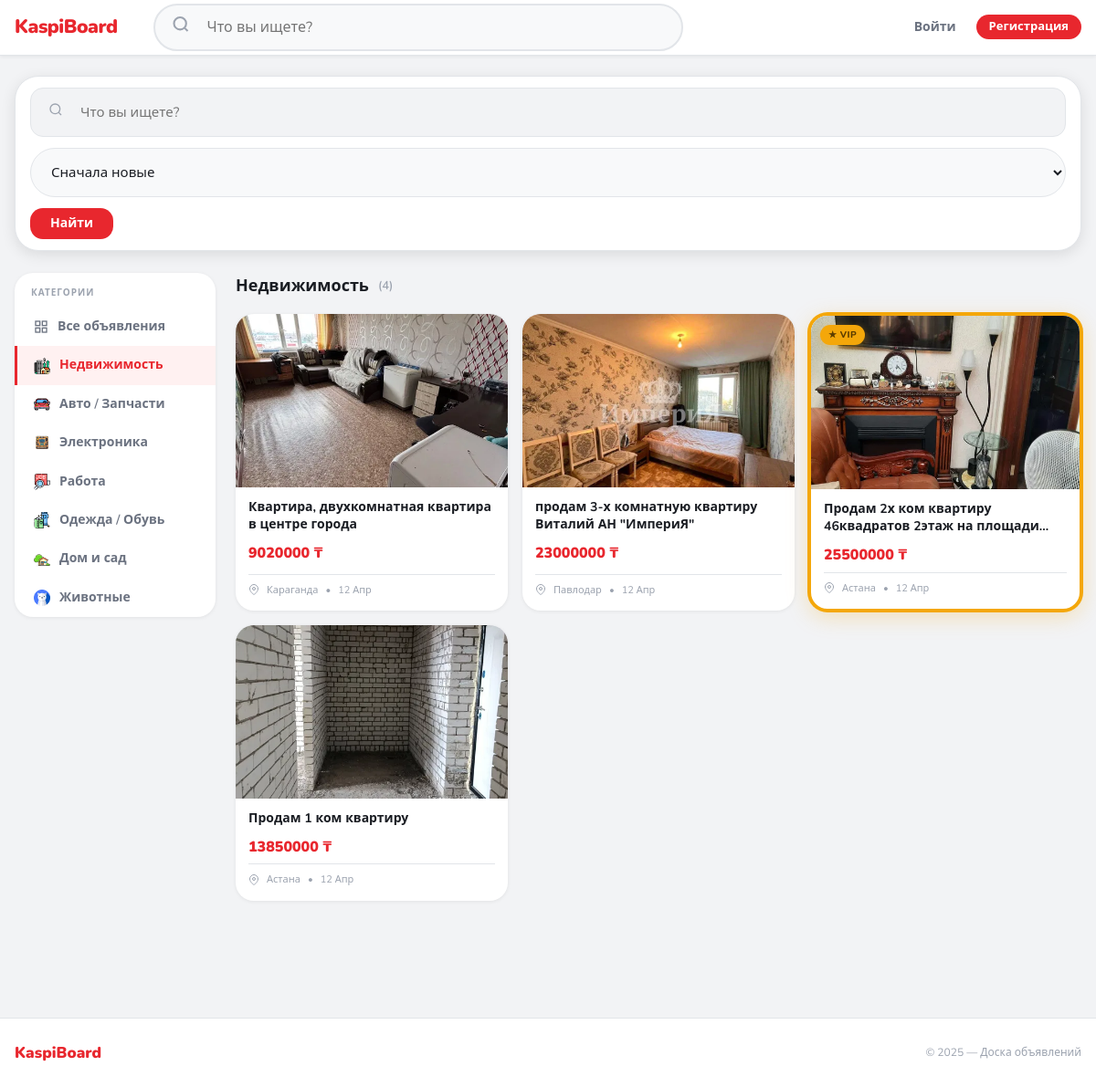
Page /category/nedvizhimost/ on the committed database.
### core_app/models.py (models this page shows, shortened)
class Category(models.Model):
    name = models.CharField(max_length=255,)
    image = models.ImageField(upload_to='category_images/', blank=True, null=True, verbose_name="Изображение")
    slug = models.SlugField(max_length=255, unique=True, blank=True,)

class Ad(models.Model):
    created_at = models.DateTimeField(auto_now_add=True)
    uuid = models.UUIDField(default=uuid.uuid4, editable=False, unique=True)
    author = models.ForeignKey(User, on_delete=models.CASCADE, related_name='ads', verbose_name="Автор")
    category = models.ForeignKey(Category, on_delete=models.CASCADE, related_name='ads', verbose_name="Категория")
    city = models.ForeignKey(City, on_delete=models.CASCADE, related_name='ads', verbose_name="Город")
    title = models.CharField(max_length=255, )
    description = models.TextField()
    price = models.PositiveBigIntegerField(verbose_name="Цена( в тенге )", help_text="Укажите 0, если бесплатно")
    image = models.ImageField(upload_to='ads/', blank=True, null=True, verbose_name="Изображение")
    update_at = models.DateTimeField(auto_now=True)
    is_moderated = models.BooleanField(default=False, verbose_name="Прошло модерацию")
    is_top = models.BooleanField(
        default=False,
        verbose_name="Топ объявление",
        help_text="Выделяется в поиске и получает приоритет"
    )

class City(models.Model):
    name = models.CharField(max_length=100,)

### core_app/views.py (the view)
# urls.py: path('', ad_list_view, name='ad_list'),
def ad_list_view(request, slug=None):
    ads = Ad.objects.filter(is_moderated=True)
    if slug:
        ads = ads.filter(category__slug=slug)
    q = request.GET.get('q')
    if q:
        ads = ads.filter(title__icontains=q) | ads.filter(description__icontains=q)
    sort = request.GET.get('sort')
    if sort == 'cheap':
        ads = ads.order_by('price', '-created_at')
    elif sort == 'expensive':
        ads = ads.order_by('-price', '-created_at')
    elif sort == 'free':
        ads = ads.filter(price=0).order_by('-created_at')
    else:
        ads = ads.order_by('-created_at')
    from django.core.paginator import Paginator
    page_obj = Paginator(ads, 12).get_page(request.GET.get('page'))
    favorite_uuids = set()
    if request.user.is_authenticated:
        favorite_uuids = set(
            Favorite.objects.filter(user=request.user).values_list('ad__uuid', flat=True)
        )
    return render(request, 'ad_list.html', {
        'page_obj': page_obj,
        'categories': Category.objects.all(),
        'current_category': slug,
        'favorite_uuids': favorite_uuids,
    })

### core_app/templatetags/context_processors.py (called while the page is built)
def active_banners(request):
    banners = Banner.objects.filter(is_active=True).order_by('?')  # ? = случайный порядок
    return {'banners': banners}

### core_app/templates/ad_list.html (shortened to what this page needs)
{% extends 'base.html' %}
{% load static %}
{% block content %}
<div class="search-bar">
  <form method="get" style="display:flex; gap:12px; flex-wrap:wrap; width:100%; align-items:center;">
    <div class="search-bar__input-wrap">
      <span class="search-bar__input-icon">
      </span>
      <input class="search-bar__input" type="text" name="q"
             placeholder="Что вы ищете?" value="{{ request.GET.q }}">
    </div>
    <select name="sort" class="search-bar__select">
      <option value="">Сначала новые</option>
    </select>
    <button type="submit" class="btn btn--primary">Найти</button>
  </form>
</div>
<div class="layout">
  <aside class="sidebar">
    <div class="sidebar__title">Категории</div>
    <ul class="sidebar__list">
      <li class="sidebar__item">
        <a href="{% url 'ad_list' %}"
           class="sidebar__link {% if not current_category %}is-active{% endif %}">
          <svg width="16" height="16" viewBox="0 0 24 24" fill="none" stroke="currentColor" stroke-width="2">
            <rect x="3" y="3" width="7" height="7"/><rect x="14" y="3" width="7" height="7"/>
            <rect x="14" y="14" width="7" height="7"/><rect x="3" y="14" width="7" height="7"/>
          </svg>
          Все объявления
        </a>
      </li>
      {% for cat in categories %}
      <li class="sidebar__item">
        <a href="{% url 'category_list' cat.slug %}"
           class="sidebar__link {% if current_category == cat.slug %}is-active{% endif %}">
          {% if cat.image %}
            <img src="{{ cat.image.url }}" alt="" width="18" height="18"
                 style="border-radius:4px; object-fit:cover;">
          {% else %}
            <svg width="16" height="16" viewBox="0 0 24 24" fill="none" stroke="currentColor" stroke-width="2">
              <circle cx="12" cy="12" r="10"/>
            </svg>
          {% endif %}
          {{ cat.name }}
        </a>
      </li>
      {% endfor %}
    </ul>
  </aside>
  <section>
    <div class="section-title">
      {% if current_category %}
        {% for cat in categories %}{% if cat.slug == current_category %}{{ cat.name }}{% endif %}{% endfor %}
      {% else %}
        Все объявления
      {% endif %}
      <span class="text-muted text-sm" style="font-weight:600;">
        ({{ page_obj.paginator.count }})
      </span>
    </div>
    {% if page_obj.object_list %}
    <div class="ads-grid">
      {% for ad in page_obj %}
      <article class="ad-card {% if ad.is_top %}ad-card--vip{% endif %}">
        <a href="{% url 'ad_detail' ad.uuid %}" class="ad-card__image-wrap">
          {% if ad.is_top %}
            <span class="badge--vip">
              ★ VIP
            </span>
          {% endif %}
          {% if ad.image %}
            <img src="{{ ad.image.url }}" alt="{{ ad.title }}" loading="lazy">
          {% endif %}
        </a>
        <div class="ad-card__body">
          <a href="{% url 'ad_detail' ad.uuid %}" class="ad-card__title">
            {{ ad.title }}
          </a>
          <div class="ad-card__price {% if ad.price == 0 %}ad-card__price--free{% endif %}">
            {% if ad.price == 0 %}Бесплатно{% else %}{{ ad.price|floatformat:0 }} ₸{% endif %}
          </div>
          <div class="ad-card__meta">
            <svg width="12" height="12" viewBox="0 0 24 24" fill="none" stroke="currentColor" stroke-width="2">
              <path d="M21 10c0 7-9 13-9 13s-9-6-9-13a9 9 0 0 1 18 0z"/>
              <circle cx="12" cy="10" r="3"/>
            </svg>
            {{ ad.city.name }}
            <span>&bull;</span>
            {{ ad.created_at|date:"d M" }}
          </div>
        </div>
      </article>
      {% endfor %}
    </div>
    {% endif %}
  </section>
</div>
{% endblock %}

### rows in the picture
Category: image (picture), name "Недвижимость"
Category: image (picture), name "Авто / Запчасти"
Category: image (picture), name "Электроника"
Category: image (picture), name "Работа"
Category: image (picture), name "Одежда / Обувь"
Category: image (picture), name "Дом и сад"
Category: image (picture), name "Животные"
Ad: image (picture), title "Квартира, двухкомнатная квартира в центре города", price "9020000", city.name "Караганда", created_at "12 Апр"
Ad: image (picture), title "продам 3-х комнатную квартиру Виталий АН \"ИмпериЯ\"", price "23000000", city.name "Павлодар", created_at "12 Апр"
Ad: is_top "★ VIP", image (picture), title "Продам 2х ком квартиру 46квадратов 2этаж на…", price "25500000", city.name "Астана", created_at "12 Апр"
Ad: image (picture), title "Продам 1 ком квартиру", price "13850000", city.name "Астана", created_at "12 Апр"

### other values in the picture
{{ page_obj.paginator.count }} "4"
